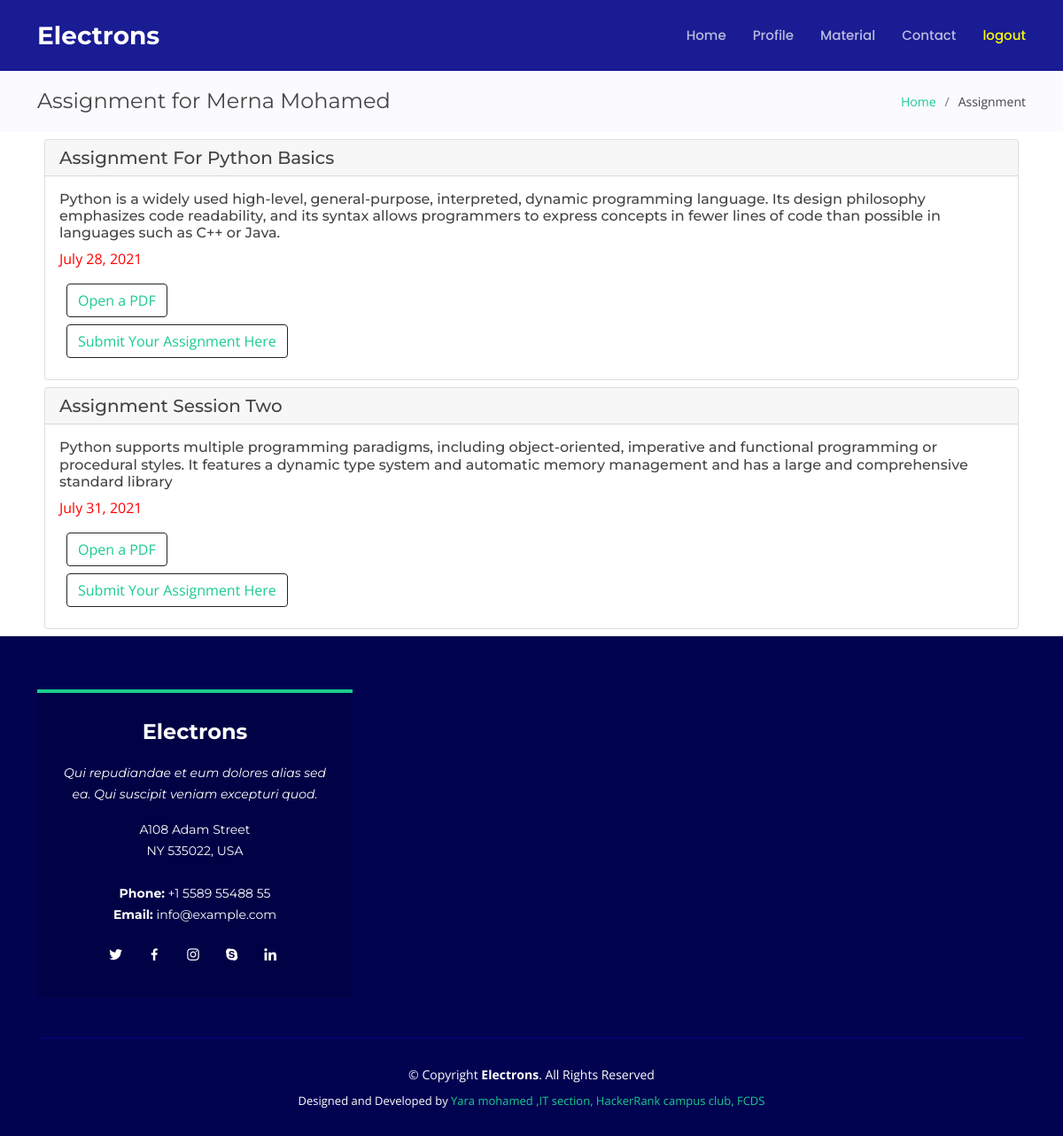
/assignment (signed in), run on the app's committed database.
### core/models.py (models this page shows)
class profile(models.Model):
    user = models.OneToOneField(User , on_delete=CASCADE)
    name = models.CharField(max_length=50)
    school = models.CharField(max_length=50)
    level = models.CharField(max_length=50)
    rate = models.CharField(max_length=10)
    Email_user = models.EmailField()
    photo = models.ImageField(upload_to='profile_pics')

class assignment(models.Model):
    ass_name = models.CharField(max_length=50)
    details = models.TextField()
    deadline = models.DateField()
    pdf = models.FileField(upload_to='pdf_ass')
    url_form =models.URLField(max_length=200)

### core/views.py (the view)
# urls.py: path('assignment' , views.assignment_ass , name="assignment")
def assignment_ass(request):
    all_assi = assignment.objects.all()
    context ={
        'all_assi' : all_assi
    }
    return render(request ,'core/assignment.html' ,context)

### core/templates/core/assignment.html (shortened to what this page needs)
<!DOCTYPE html>
<html lang="en">
<head>
    {% load static %}
    <link href={% static 'assets/vendor/aos/aos.css' %} rel="stylesheet">
    <link href={% static 'assets/vendor/bootstrap/css/bootstrap.min.css' %} rel="stylesheet">
    <link href={% static 'assets/vendor/bootstrap-icons/bootstrap-icons.css' %} rel="stylesheet">
    <link href={% static 'assets/vendor/boxicons/css/boxicons.min.css' %} rel="stylesheet">
    <link href={% static 'assets/vendor/glightbox/css/glightbox.min.css' %} rel="stylesheet">
    <link href={% static 'assets/vendor/remixicon/remixicon.css' %} rel="stylesheet">
    <link href={% static 'assets/vendor/swiper/swiper-bundle.min.css' %} rel="stylesheet">
    <link href={% static 'assets/css/style.css' %} rel="stylesheet">
</head>
<body>
    <header id="header" class="fixed-top d-flex align-items-center ">
        <div class="container d-flex align-items-center justify-content-between">
            <div class="logo">
                <h1><a href="index.html"><span>Electrons</span></a></h1>
            </div>
            <nav id="navbar" class="navbar">
                <ul>
                    <li><a class="nav-link scrollto " href={% url 'index' %}>Home</a></li>
                    <li><a class="nav-link scrollto " href={% url 'profile' %}>Profile</a></li>
                    <li><a class="nav-link scrollto " href={% url 'material' %}>Material</a></li>
                    <li><a class="nav-link scrollto" href="#contact">Contact</a></li>
                    <li><a class="nav-link scrollto" href={% url 'logout' %} style="color: yellow;">logout</a></li>
                </ul>
            </nav>
        </div>
    </header>
    <main id="main">
        {% if request.user.is_authenticated %}
        <section class="breadcrumbs">
            <div class="container">
                <div class="d-flex justify-content-between align-items-center">
                    <h2>Assignment for {{user.profile.name}}</h2>
                    <ol>
                        <li><a href={% url 'index' %}>Home</a></li>
                        <li>Assignment </li>
                    </ol>
                </div>
            </div>
        </section>
        {% for all_assi in all_assi %}
        <div class='container was-validated'>
            <div class="card m-2">
                <h5 class="card-header">{{ all_assi.ass_name }}</h5>
                <div class="card-body">
                    <h6 class="card-text">{{ all_assi.details }}</h6>
                    <p class="card-text" style="color: Red;">{{ all_assi.deadline }}</p>
                    <button class="btn btn-outline-dark d-md-block m-lg-2"><a href={{ all_assi.pdf.url }} >Open a PDF</a></button>
                    <button class="btn btn-outline-dark d-md-block m-lg-2"><a href={{all_assi.url_form}}>Submit Your Assignment Here</a></button>
                </div>
            </div>
        </div>
        {% endfor %}
    </main>
    <footer id="footer">
        <div class="footer-top">
            <div class="container">
                <div class="row">
                    <div class="col-lg-4 col-md-6">
                        <div class="footer-info">
                            <h3>Electrons</h3>
                            <p class="pb-3"><em>Qui repudiandae et eum dolores alias sed ea. Qui suscipit veniam excepturi quod.</em></p>
                            <p>
                                A108 Adam Street <br> NY 535022, USA<br><br>
                                <strong>Phone:</strong> +1 5589 55488 55<br>
                                <strong>Email:</strong> info@example.com<br>
                            </p>
                            <div class="social-links mt-3">
                                <a href="#" class="twitter"><i class="bx bxl-twitter"></i></a>
                                <a href="#" class="facebook"><i class="bx bxl-facebook"></i></a>
                                <a href="#" class="instagram"><i class="bx bxl-instagram"></i></a>
                                <a href="#" class="google-plus"><i class="bx bxl-skype"></i></a>
                                <a href="#" class="linkedin"><i class="bx bxl-linkedin"></i></a>
                            </div>
                        </div>
                    </div>
                </div>
            </div>
        </div>
        {% endif %}
        <div class="container">
            <div class="copyright">
                &copy; Copyright <strong><span>Electrons</span></strong>. All Rights Reserved
            </div>
            <div class="credits">
                Designed and Developed by <a href="#">Yara mohamed ,IT section, HackerRank campus club, FCDS</a>
            </div>
        </div>
    </footer>
</body>
</html>

### core/static/assets/css/style.css (style rules this page uses)
body { font-family: "Open Sans", sans-serif; color: #444444; }
a { color: #1acc8d; text-decoration: none; }
h1, h2, h3, h4, h5, h6 { font-family: "Montserrat", sans-serif; }
#header { height: 80px; transition: all 0.5s; z-index: 997; transition: all 0.5s; background: rgba(1, 4, 136, 0.9); }
#header .logo h1 { font-size: 28px; margin: 0; padding: 0; line-height: 1; font-weight: 700; }
#header .logo h1 a, #header .logo h1 a:hover { color: #fff; text-decoration: none; }
.navbar { padding: 0; }
.navbar ul { margin: 0; padding: 0; display: flex; list-style: none; align-items: center; }
.navbar li { position: relative; }
.navbar a, .navbar a:focus { display: flex; align-items: center; justify-content: space-between; padding: 10px 0 10px 30px; font-size: 15px; font-weight: 500; font-family: "Poppins", sans-serif; color: rgba(255, 255, 255, 0.7); white-space: nowrap; transition: 0.3s; }
.navbar > ul > li > a:before { content: ""; position: absolute; width: 0; height: 2px; bottom: 3px; left: 30px; background-color: #1acc8d; visibility: hidden; width: 0px; transition: all 0.3s ease-in-out 0s; }
section { padding: 60px 0; overflow: hidden; }
.breadcrumbs { padding: 20px 0; background-color: #fafaff; min-height: 40px; margin-top: 80px; }
.breadcrumbs h2 { font-size: 24px; font-weight: 400; margin: 0; }
.breadcrumbs ol { display: flex; flex-wrap: wrap; list-style: none; padding: 0; margin: 0; font-size: 14px; }
.breadcrumbs ol li + li { padding-left: 10px; }
.breadcrumbs ol li + li::before { display: inline-block; padding-right: 10px; color: #6c757d; content: "/"; }
#footer { background: #010351; padding: 0 0 30px 0; color: #fff; font-size: 14px; }
#footer .footer-top { padding: 60px 0 30px 0; }
#footer .footer-top .footer-info { margin-bottom: 15px; background: #010246; color: #fff; border-top: 4px solid #1acc8d; text-align: center; padding: 30px 20px; }
#footer .footer-top .footer-info h3 { font-size: 24px; margin: 0 0 20px 0; padding: 2px 0 2px 0; line-height: 1; font-weight: 700; }
#footer .footer-top .footer-info p { font-size: 14px; line-height: 24px; margin-bottom: 0; font-family: "Montserrat", sans-serif; }
#footer .footer-top .social-links a { font-size: 18px; display: inline-block; color: #fff; line-height: 1; padding: 8px 0; margin-right: 4px; border-radius: 50%; text-align: center; width: 36px; height: 36px; transition: 0.3s; }
#footer .copyright { border-top: 1px solid #010479; text-align: center; padding-top: 30px; }
#footer .credits { padding-top: 10px; text-align: center; font-size: 13px; color: #fff; }

### data on the page
assignment: ass_name "Assignment For Python Basics", details "Python is a widely used high-level, general-purpose, interpreted, dynamic programming language. Its design philosophy emphasizes code readability, and its syntax allows programmers to express concepts in fewer lines of code than possible in languages such as C++ or Java.", deadline "July 28, 2021"
assignment: ass_name "Assignment Session Two", details "Python supports multiple programming paradigms, including object-oriented, imperative and functional programming or procedural styles. It features a dynamic type system and automatic memory management and has a large and comprehensive standard library", deadline "July 31, 2021"

### other printed values
{{ user.profile.name }} "Merna Mohamed"
